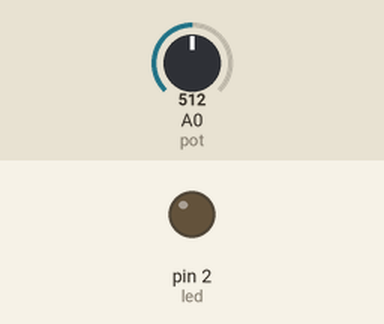
Simulated run of this sketch. Board: Arduino Uno, built with avr-gcc and run on an emulated ATmega328P. On the bench: output pins drawn as LEDs (lit = HIGH). The test bench sets the inputs (shaded band); at power-on: A0 (pot) = 512.

Above: at 1.2 s.
1.3 s: A0 (pot) set to 688
2.8 s: A0 (pot) set to 716
At 3.3 s:
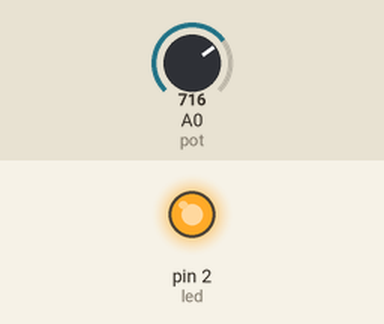
4.3 s: A0 (pot) set to 690
At 5.0 s:
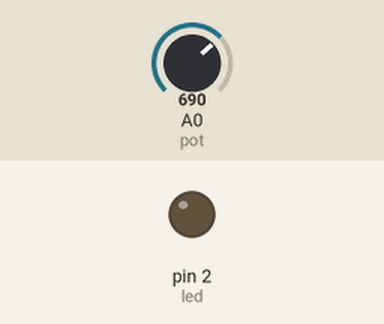
5.8 s: A0 (pot) set to 710
At 6.2 s:
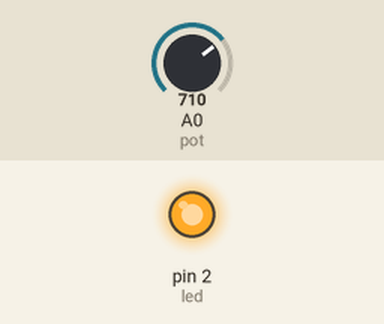
Timing chart, 0 to 8.3 s (numbered marks = the images above; inputs shaded):
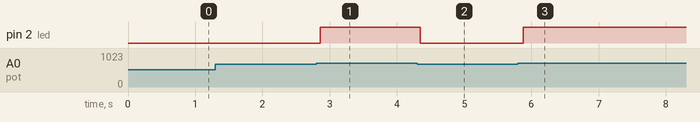

Measured:
- the behaviour switches between 700 and 701 on A0 (pot) (found by bisection; images 0 and 1)
- after the input at 1.3 s, every drawn part: stays the same
- after the input at 2.8 s, pin 2 (led): LOW → HIGH after 0.06 s
- after the input at 4.3 s, pin 2 (led): HIGH → LOW after 0.05 s
- after the input at 5.8 s, pin 2 (led): LOW → HIGH after 0.08 s

The sketch:

Mediamovelsimples.ino
```cpp
const int pot = A0;
const int led = 2;

void setup() {
  pinMode(led, OUTPUT);
}

void loop() {
  int soma = 0;

  for (int i = 0; i < 10; i++) {
    soma += analogRead(pot);
    delay(5);
  }

  int media = soma / 10;

  if (media > 700) digitalWrite(led, HIGH);
  else digitalWrite(led, LOW);
}
```
